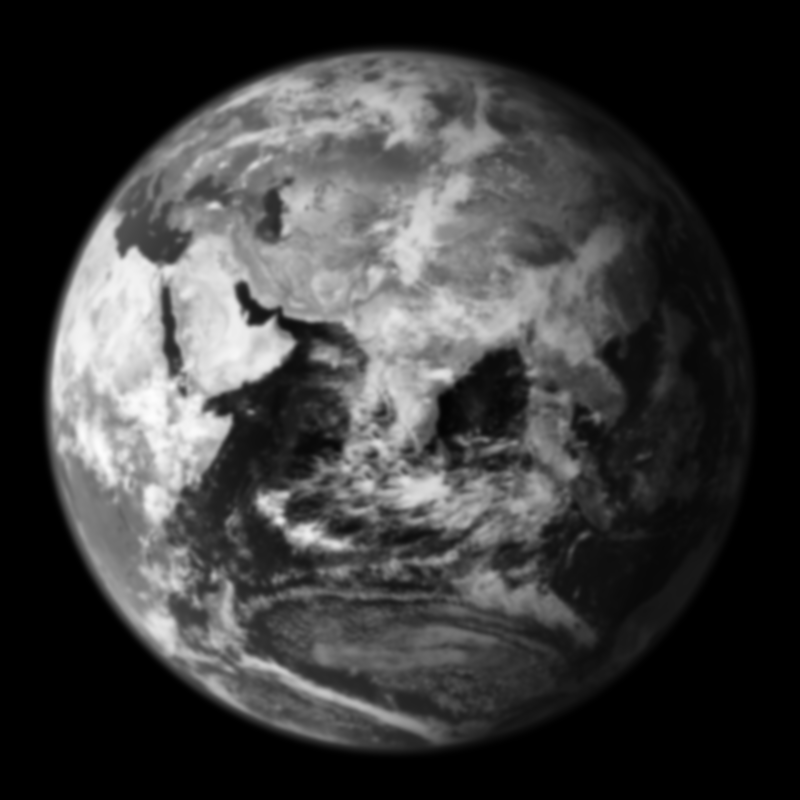
#> input picture Assignment 2/images/Blur.png, 800 x 800 px, found by its file name; the run also reads 1 picture not shown here
$ python spatial_filtering.py
#> lines starting #> are read from the running program, lines starting #| are printed output that depends on the picture
import numpy as np
import cv2
import matplotlib.pyplot as plt

# Add padding in image in order to get output of same size
def add_padding(img, kernel_size):
    # The below formula for padding width is valid only for stride value 1 and square kernel matrix.
    padding_height = int((kernel_size-1) / 2)
    padding_width = int((kernel_size-1) / 2)

    # Create a zeros matrix having shape of padded image
    img_with_padding = np.zeros(shape=(
        img.shape[0] + padding_height * 2,  # Multiply with two because we need padding on top and bottom
        img.shape[1] + padding_width * 2
    ))
    # Now replace zero values with image values other than padding
    img_with_padding[padding_width:-padding_width, padding_width:-padding_width] = img
    return img_with_padding

# Do the convolution on padded image
def convolution(original_image, padded_image, kernel):
    # Take a dummy variable for multiplication of filter length
    k = kernel.shape[0]

    # Make a zero's matrix of orginal image size to store the output
    output_size = original_image.shape[0]
    convolved_img = np.zeros(shape=(output_size, output_size))

    # Iterate over the rows
    for i in range(output_size):
        # Iterate over the columns
        for j in range(output_size):
            # Fetch the filter size patch from padded image
            patch = padded_image[i:i+k, j:j+k]
            # Use formula of convolution(element-wise multiplication and summation of the result) + Store the result in the convolved_img at corresponding location
            convolved_img[i, j] = np.sum(np.multiply(patch, kernel))

    return convolved_img

############################################# Driver code ############################
if __name__=='__main__':
    sharpen = np.array([    # Laplacian sharpen filter
    [0, -1, 0],
    [-1, 4, -1],
    [0, -1, 0]
    ])
    # Read the Blur image and convert into gray // Question 3 (a)
    img_blur = cv2.imread('images\Blur.png')
#> img_blur is the input picture: shape (800, 800, 3); min 0, max 253, mean 60.3
    img_blur_gray = cv2.cvtColor(img_blur, cv2.COLOR_BGR2GRAY)
    #Now the add padding and do convolution
    padded_image_blur = add_padding(img_blur_gray, kernel_size=3)
    convolved_image_blur = convolution(img_blur_gray, padded_image_blur, kernel=sharpen)
#> after the loop in convolution, `for i in range(output_size):`:
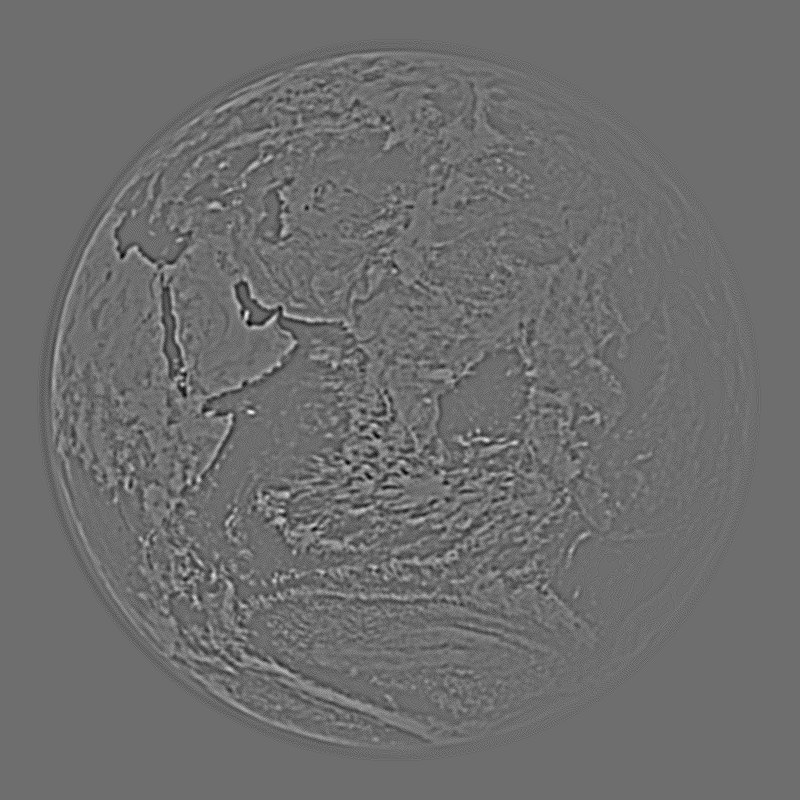
#> convolved_img: shape (800, 800) float64; min -19, max 25, mean 0; drawn with min black and max white
    # Now add sharpen image in blur image with coefficient multiplication
    add_blur = np.add(convolved_image_blur*4.5, img_blur_gray) # Scaling factor is 2.5
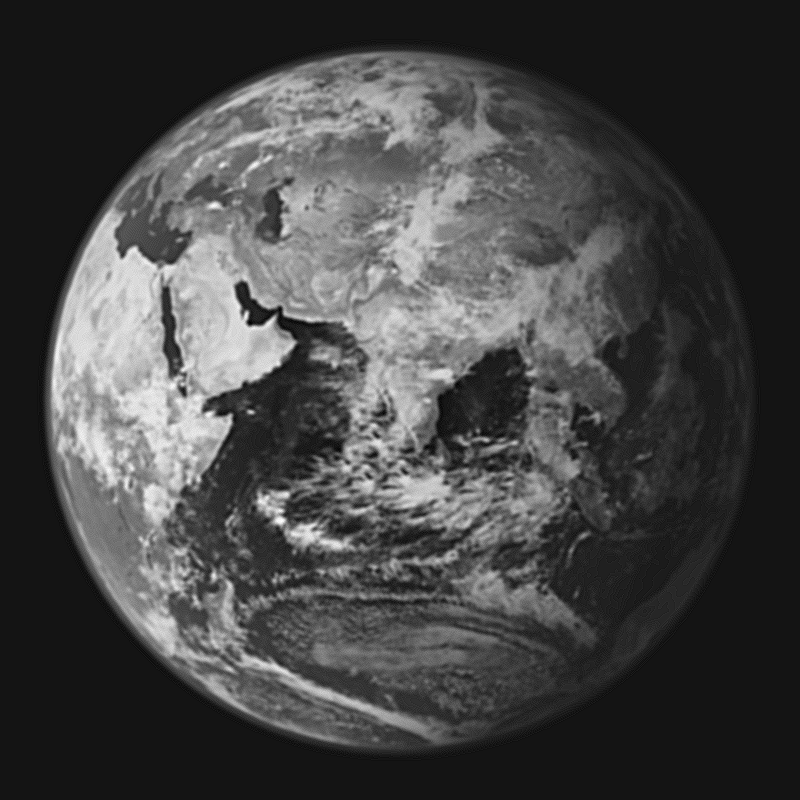
#> add_blur: shape (800, 800) float64; min -25, max 286, mean 60.3; drawn with min black and max white

    # Now plot original and sharpened image
    plt.subplot(1,2,1)
    plt.imshow(img_blur_gray, cmap='gray', vmin=0, vmax=255)
    plt.title('Original image Blur.png')

    plt.subplot(1,2,2)
    plt.imshow(add_blur, cmap='gray', vmin=0, vmax=255)
    plt.title('Sharpend image of Blur.png')


###################### Do the same with noisy.png in Question 3 (b)

#    Read the image and convert into gray scale
    img_noisy = cv2.imread('images\oisy.png')
    img_noisy_gray = cv2.cvtColor(img_noisy, cv2.COLOR_BGR2GRAY)

    # Do padding and convolution
    padded_image_noisy = add_padding(img_noisy_gray, kernel_size=3)
    convolved_image_noisy = convolution(img_noisy_gray, padded_image_noisy, kernel=sharpen)
#> after the loop in convolution (call 2), `for i in range(output_size):`:
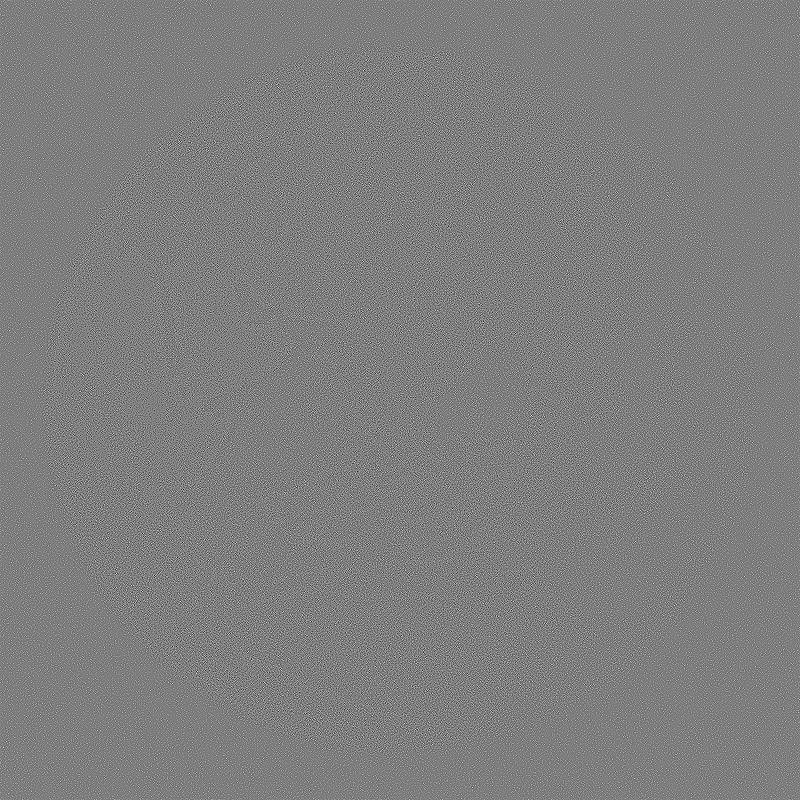
#> convolved_img: shape (800, 800) float64; min -497, max 501, mean 0; drawn with min black and max white
    # Now add images with same scaling factor
    add_noisy = np.add(convolved_image_noisy*2.5, img_noisy_gray)

    # Plot the both images
    plt.figure(2)
    plt.subplot(1,2,1)
    plt.imshow(img_noisy_gray, cmap='gray', vmin=0, vmax=255)
    plt.title('Original image Noisy.png')

    plt.subplot(1,2,2)
    plt.imshow(add_noisy, cmap='gray', vmin=0, vmax=255)
    plt.title('Sharpend image of Noisy.png')
    plt.show()
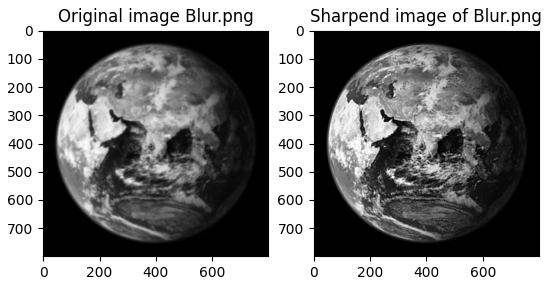
#> figure drawn by matplotlib, 2 panels
